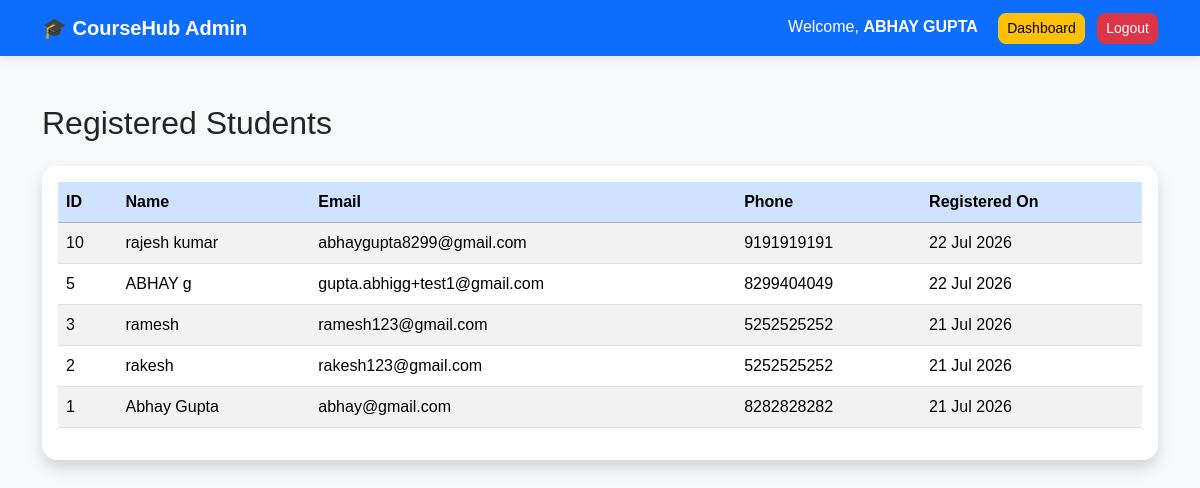
Screenshot of /admin/students.php (signed in) with the database file from the repository.
### tables this page shows
CREATE TABLE `users` (
  `id` int(11) NOT NULL,
  `name` varchar(100) DEFAULT NULL,
  `email` varchar(100) DEFAULT NULL,
  `phone` varchar(20) DEFAULT NULL,
  `password` varchar(255) DEFAULT NULL,
  `role` enum('admin','student') DEFAULT 'student',
  `is_verified` tinyint(1) DEFAULT 0,
  `created_at` timestamp NOT NULL DEFAULT current_timestamp()
);

### admin/students.php (the view, shortened to what this page needs)
<?php
include "../db.php";
$sql = "SELECT id,name,email,phone,created_at
        FROM users
        WHERE role='student'
        ORDER BY id DESC";
$result = mysqli_query($conn, $sql);
?>
<!DOCTYPE html>
<html lang="en">
<head>
<link href="https://cdn.jsdelivr.net/npm/bootstrap@5.3.8/dist/css/bootstrap.min.css" rel="stylesheet">
<link rel="stylesheet" href="../assets/css/style.css">
</head>
<body class="bg-light">
<nav class="navbar navbar-dark bg-primary">
<div class="container">
<a class="navbar-brand fw-bold">
🎓 CourseHub Admin
</a>
<div>
<span class="text-white me-3">
Welcome,
<strong><?php echo $_SESSION["name"]; ?></strong>
</span>
<a href="dashboard.php" class="btn btn-warning btn-sm me-2">
Dashboard
</a>
<a href="../logout.php" class="btn btn-danger btn-sm">
Logout
</a>
</div>
</div>
</nav>
<div class="container py-5">
<h2 class="mb-4">
Registered Students
</h2>
<div class="card shadow">
<div class="card-body">
<table class="table table-striped table-hover align-middle">
<thead class="table-primary">
<tr>
<th>ID</th>
<th>Name</th>
<th>Email</th>
<th>Phone</th>
<th>Registered On</th>
</tr>
</thead>
<tbody>
<?php
if(mysqli_num_rows($result)>0){
while($row=mysqli_fetch_assoc($result)){
?>
<tr>
<td><?php echo $row["id"]; ?></td>
<td><?php echo htmlspecialchars($row["name"]); ?></td>
<td><?php echo htmlspecialchars($row["email"]); ?></td>
<td><?php echo htmlspecialchars($row["phone"]); ?></td>
<td><?php echo date("d M Y",strtotime($row["created_at"])); ?></td>
</tr>
<?php
}
}
?>
</tbody>
</table>
</div>
</div>
</div>
</body>
</html>

### assets/css/style.css (style rules this page uses)
body { background:#f5f7fb; font-family:'Poppins',sans-serif; }
.navbar { box-shadow:0 2px 10px rgba(0,0,0,.1); }
.card { border:none; border-radius:15px; transition:.3s; }
.btn { border-radius:8px; }
.table { background:white; }
.table thead { background:#0d6efd; color:white; }

### rows the page displays
users: id "10", name "rajesh kumar", email "abhaygupta8299@gmail.com", phone "9191919191", created_at "22 Jul 2026"
users: id "5", name "ABHAY g", email "gupta.abhigg+test1@gmail.com", phone "8299404049", created_at "22 Jul 2026"
users: id "3", name "ramesh", email "ramesh123@gmail.com", phone "5252525252", created_at "21 Jul 2026"
users: id "2", name "rakesh", email "rakesh123@gmail.com", phone "5252525252", created_at "21 Jul 2026"
users: id "1", name "Abhay Gupta", email "abhay@gmail.com", phone "8282828282", created_at "21 Jul 2026"

### other values shown
$_SESSION["name"] "ABHAY GUPTA"
